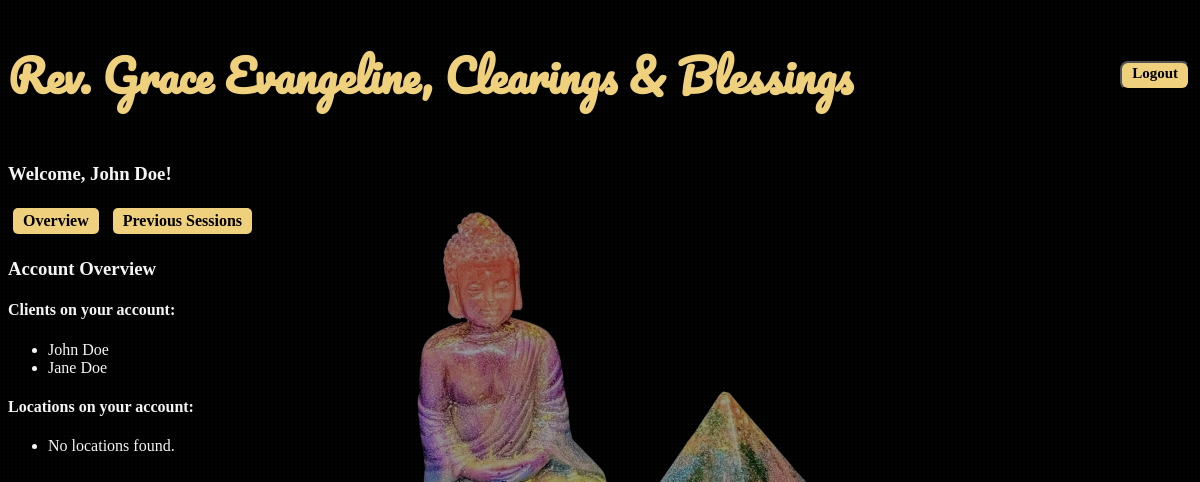
/user_overview/ (signed in), run on an earlier commit of the app's database.
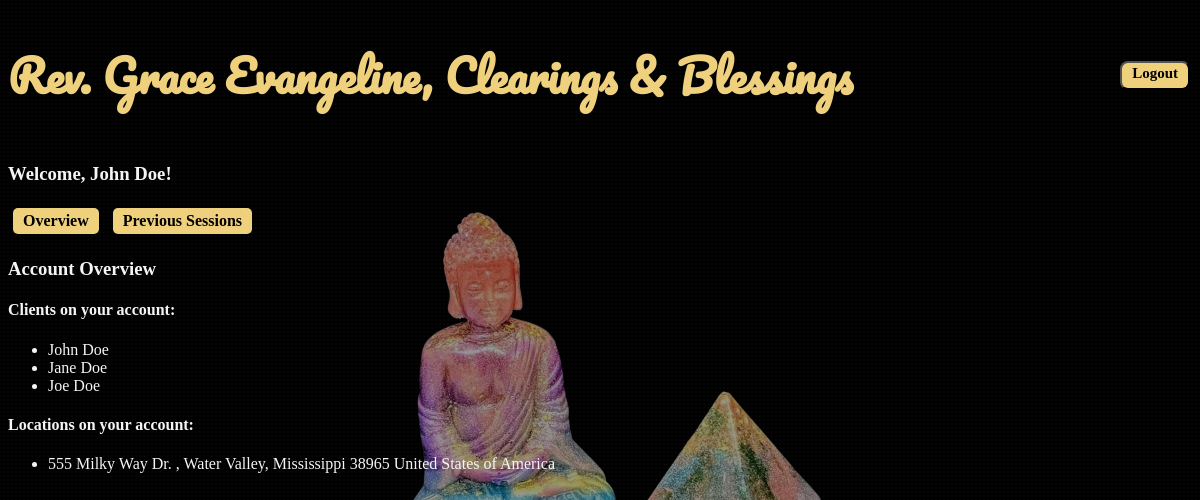
And on a later commit of the database.
### app/models.py (models this page shows, shortened)
class Client(models.Model):
    PERSON = "person"
    PET = "pet"
    SPECIES_TYPE_CHOICES = [
        (PERSON, "Person"),
        (PET, "Pet")
    ]
    MALE = "male"
    FEMALE = "female"
    GENDER_TYPE_CHOICES = [
        ("", "Select"),
        (MALE, "Male"),
        (FEMALE, "Female")
    ]
    profile=models.ForeignKey(Profile, on_delete=models.CASCADE, related_name="clients")
    first_name=models.CharField(max_length=15, null=True, validators=[letters_only])
    last_name=models.CharField(max_length=20, null=True, validators=[letters_only])
    person_or_pet=models.CharField(
        max_length=20,
        choices=SPECIES_TYPE_CHOICES,
        default="person"
    )
    species=models.CharField(max_length=20, blank=True, null=True, validators=[letters_only])
    gender=models.CharField(
        max_length=20,
        choices=GENDER_TYPE_CHOICES,
        default=""
    )
    email=models.EmailField(blank=True, null=True, unique=True)
    is_user=models.BooleanField(default=False, editable=False)
    def __str__(self):
        return f"{self.first_name} {self.last_name}"

class Location(models.Model):
    client=models.ForeignKey(Client, on_delete=models.CASCADE, related_name="locations_by_client", null=True, blank=True)
    profile=models.ForeignKey(Profile, on_delete=models.CASCADE, related_name="locations_by_profile", null=True, blank=True)
    street=models.CharField(max_length=20, null=True)
    street_ext=models.CharField(max_length=10, null=True, blank=True)
    city=models.CharField(max_length=20, null=True, validators=[letters_only])
    state=models.CharField(max_length=20, null=True, validators=[letters_only])
    zip_code=models.CharField(max_length=10, null=True, validators=[numbers_only])
    country=models.CharField(max_length=50, null=True, validators=[letters_only])
    def __str__(self):
        street_ext = f", {self.street_ext}" if self.street_ext else ""
        return f"{self.street} {street_ext}, {self.city}, {self.state} {self.zip_code} {self.country}"

### app/views.py (the view)
# urls.py: path("user_overview/", app.views.user_overview, name='user_overview'),
@login_required
def user_overview(request):
    profile = request.user.profile
    primary_client = profile.primary_client if profile.primary_client else None
    if primary_client:
        primary_client_id = request.user.id
        user_client = User.objects.get(id=primary_client_id)
        clients = Client.objects.filter(profile=user_client.profile)
        locations = Location.objects.filter(profile=user_client.profile)
        context = {
            'profile': profile,
            'user_client': user_client,
            'clients': clients,
            'locations': locations,
            'primary_client_first_name': primary_client.first_name,
            'primary_client_last_name': primary_client.last_name,
        }
    else:
        context = {
            'error': "No primary client found for your profile.",
        }
    return render(request, 'user_overview.html', context)

### app/models.py (called while the page is built)
    @property
    def primary_client(self):
        return self.clients.get(is_user=True)

### app/templates/user_overview.html
{% extends 'user_profile.html' %}
{% block content %}
    <h3>Account Overview</h3>
    <h4>Clients on your account:</h4>
    <ul>
        {% for client in clients %}
            <li>{{ client }}</li>
        {% empty %}
            <li>No clients found.</li>
        {% endfor %}
    </ul>
    <h4>Locations on your account:</h4>
    <ul>
        {% for location in locations %}
            <li>{{ location }}</li>
        {% empty %}
            <li>No locations found.</li>
        {% endfor %}
    </ul>
{% endblock %}

### app/templates/user_profile.html (shortened to what this page needs)
<!DOCTYPE html>
<html lang="en">
<head>
    <link href="https://cdn.jsdelivr.net/npm/select2@4.1.0-rc.0/dist/css/select2.min.css" rel="stylesheet" />
    {% load static %}
    <link rel="stylesheet" href="{% static 'app/css/base.css' %}">
    <link rel="stylesheet" href="{% static 'app/css/prev_location_sheets.css' %}">
    <link rel="stylesheet" href="{% static 'app/css/prev_session_sheets.css' %}">
    <link rel="stylesheet" href="{% static 'app/css/update_forms.css' %}">
</head>
<body>
    <header style="display: flex; justify-content: space-between; align-items: center;">
        <h1>Rev. Grace Evangeline, Clearings & Blessings</h1>
    <form action="{% url 'logout' %}" method="post">
        <button type="submit" class='delete-button-cancel'>Logout</button>
    </form>
    </header>
    <main>
        <div class="secondary_navbar">
            <h3>Welcome, {{ primary_client_first_name }} {{ primary_client_last_name }}!</h3>
            <a href="{% url 'user_overview' %}" class='button-link'>Overview</a>
            <a href="{% url 'user_prev_sessions' %}" class='button-link'>Previous Sessions</a>
        </div>
        {% block content %}
        {% endblock %}
    </main>
</body>
</html>

### app/static/app/css/base.css (style rules this page uses)
h1 { font-family: 'Pacifico', cursive; font-size: 44px; color: #efd07d; }
body { font-family: 'Gill Sans', cursive; color: whitesmoke; background-image: radial-gradient(rgba(255,255,255,0.04) 1px, transparent 1px), url("/static/app/images/gj_noback.png"); background-size: 4px 4px, 40%; background-repeat: repeat, no-repeat; background-position: center center; background-attachment: fixed; background-color: black; position: relative; z-index: 0; }
body::before { content: ""; position: fixed; inset: 0; background-color: rgba(0, 0, 0, 0.4); z-index: 0; pointer-events: none; }
body > * { position: relative; z-index: 1; }
.button-link { display: inline-block; padding: 4px 10px; margin: 5px; background-color: #efd07d; color: black; text-decoration: none; border-radius: 5px; font-family: 'Gill Sans', cursive; font-weight: bold; transition: background-color 0.3s; }
.delete-button-cancel { display: inline-block; padding: 2px 10px; padding-bottom: 6px; margin: 2px; background-color: #efd07d; color: black; text-decoration: none; border-radius: 8px; font-family: 'Gill Sans', cursive; font-weight: bold; font-size: 15px; transition: background-color 0.3s; }

What changed in the data, as far as the page shows it:
added Client: first_name+last_name "Joe Doe"
added Location: street_ext+street+city "555 Milky Way Dr. , Water Valley, Mississippi 38965 United States of America"
Also different on the page:
text no longer shown: "No locations found."
